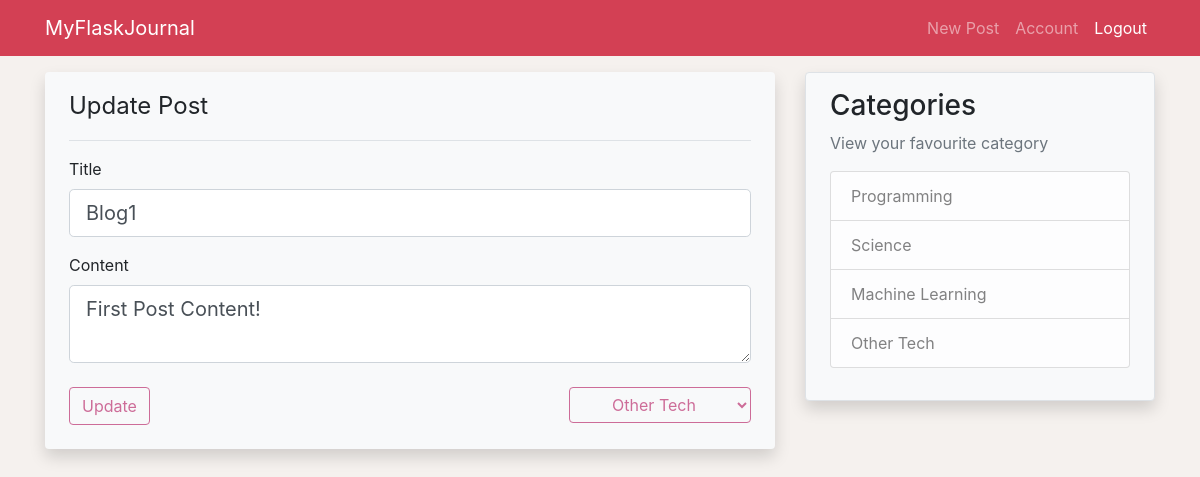
Screenshot of /post/1/update (signed in) with the database file from the repository.
### application/models.py (models this page shows, shortened)
class Post(db.Model):
    id = db.Column(db.Integer, primary_key=True)
    title = db.Column(db.String(100), nullable=False)
    date_posted = db.Column(db.DateTime, nullable=False,
                            default=datetime.utcnow)
    content = db.Column(db.Text, nullable=False)
    category = db.Column(db.String(100), nullable=False)
    user_id = db.Column(db.Integer, db.ForeignKey('user.id'), nullable=False)

### application/posts/routes.py (the view)
@posts.route('/post/<int:post_id>/update', methods=['GET', 'POST'])
@login_required
def update_post(post_id):
    post = Post.query.get_or_404(post_id)
    if post.author != current_user:
        abort(403)
    form = PostForm()
    form.submit.label.text = 'Update'
    if form.validate_on_submit():
        post.title = form.title.data
        post.content = form.content.data
        post.category = dict(form.category.choices).get(form.category.data)
        db.session.commit()
        flash('Your post has been updated!', 'success')
        return redirect(url_for('posts.post', post_id=post.id))
    elif request.method == 'GET':
        form.title.data = post.title
        form.content.data = post.content
        form.category.data = post.category[0]
    return render_template('post_form.html', title='Update Post', form=form)

### application/posts/forms.py
class PostForm(FlaskForm):
    title = StringField('Title', validators=[DataRequired()])
    content = TextAreaField('Content', validators=[DataRequired()])
    category = SelectField('Category', choices=[('P', 'Programming'), ('S', 'Science'), ('M', 'Machine Learning'), ('O', 'Other Tech')], default='O')
    submit = SubmitField('Post')

### application/models.py (called while the page is built)
@login_manager.user_loader
def load_user(user_id):
    return User.query.get(int(user_id))

### application/templates/post_form.html (shortened to what this page needs)
{% extends 'layout.html' %}
{% block content %}
    <div class="shadow bg-light rounded">
        <form action="" method="POST">
            <fieldset class="form-group mx-3 p-2 pb-3">
                <legend class="border-bottom py-3">
                    {{ title }}
                </legend>
                <div class="form-group">
                    {{ form.title.label() }}
                    {% if form.title.errors %}
                        {{ form.title(class='form-control form-control-lg is-invalid') }}
                        <div class="invalid-feedback">
                            {% for error in form.title.errors %}
                                {{ error }}
                            {% endfor %}
                        </div>
                    {% else %}
                        {{ form.title(class='form-control form-control-lg') }}
                    {% endif %}
                </div>
                <div class="form-group mb-4">
                    {{ form.content.label() }}
                    {% if form.content.errors %}
                        {{ form.content(class='form-control form-control-lg is-invalid') }}
                        <div class="invalid-feedback">
                            {% for error in form.content.errors %}
                                {{ error }}
                            {% endfor %}
                        </div>
                    {% else %}
                        {{ form.content(class='form-control form-control-lg') }}
                    {% endif %}
                </div>
                <div class="float-right">
                    {{ form.category(class='btn btn-outline-info') }}
                </div>
                <div class="form-group mb-2">
                    {{ form.submit(class='btn btn-outline-info') }}
                </div>
            </fieldset>
        </form>
    </div>
{% endblock %}

### application/static/style.css (style rules this page uses)
body { background-color: #F5F1EE; }
.btn-outline-info { color: #CD6C98; border-color: #CD6C98; }

### rows the page displays
Post: title "Blog1", content "First Post Content!", category "Other Tech"

### other values shown
{{ title }} "Update Post"
